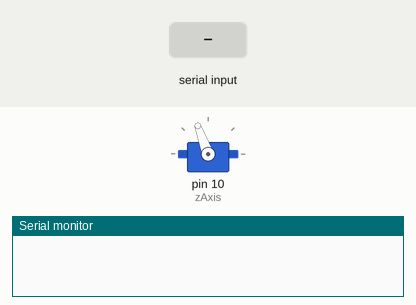
Bench run of a sketch on a simulated Arduino Uno, built with avr-gcc and run on an emulated ATmega328P. Parts: servo, the last lines printed to the serial monitor. The inputs (shaded band) are chosen by the test bench.

Above: at 1.2 s.
1.3 s: "90,45\n" received over Serial
At 1.9 s:
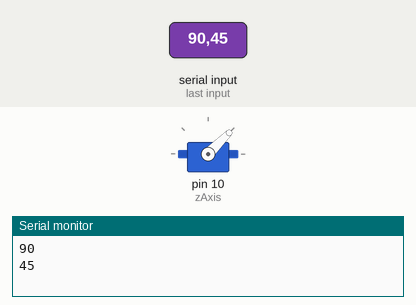
2.8 s: "30,150\n" received over Serial
At 4.0 s:
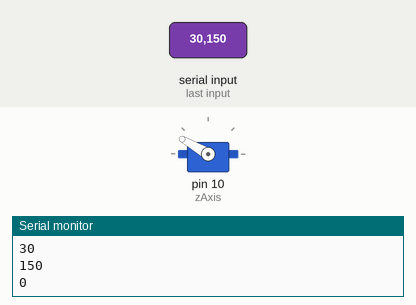
4.3 s: "5\n" received over Serial
At 4.8 s:
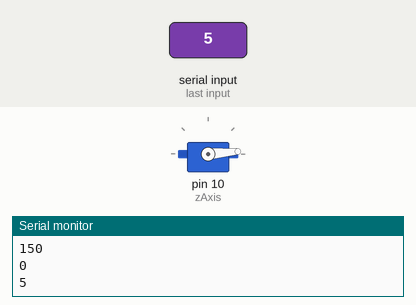
5.8 s: "200\n" received over Serial
At 7.0 s:
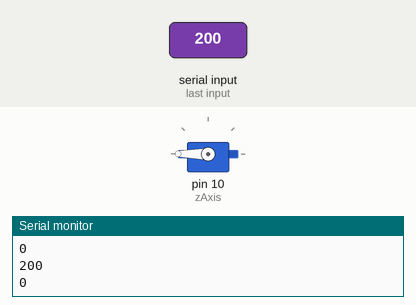
7.3 s: "90\n" received over Serial
At 8.3 s:
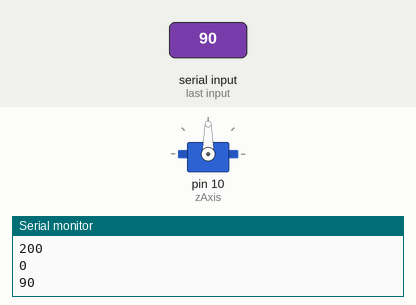
Timing chart, 0 to 9.8 s (numbered marks = the images above; inputs shaded):
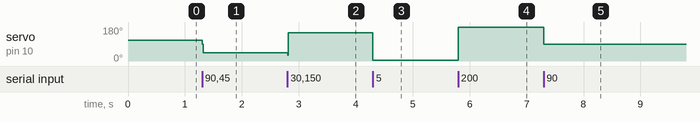

The sketch:

ard_py_servo_calib.ino
```cpp
#include <Servo.h>
Servo zAxis;
void setup() {
   Serial.begin(9600);
  // put your setup code here, to run once:
 zAxis.attach(10);
 zAxis.write(110);
}

void loop() {
while (Serial.available()>0)
{

  int val = Serial.parseInt();
  if (val>0)
  {
zAxis.write(val);
  }
delay(15);
 Serial.println(val);
}


}
```

Measured:
- after the input at 1.3 s, servo on pin 10 (zAxis): 110° → 45° at once
- after the input at 2.8 s, servo on pin 10 (zAxis): 45° → 150° at once
- after the input at 4.3 s, servo on pin 10 (zAxis): 150° → 5° at once
- after the input at 5.8 s, servo on pin 10 (zAxis): 5° → 180° at once
- after the input at 7.3 s, servo on pin 10 (zAxis): 180° → 90° at once
